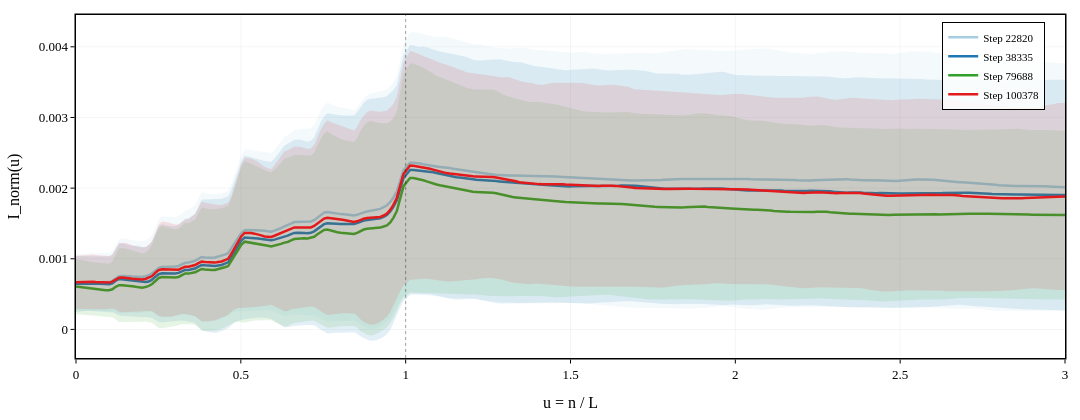

The notebook cell saved with this chart:
### Code cell
# -- KEY FIGURE: Average Master Curve overlay (4 checkpoints) --

fig = go.Figure()

u_max_all = []
for label, r in R.items():
    for f, c in r['curves'].items():
        u_max_all.append(c['u_grid'][-1])
U_PLOT = min(3.0, np.percentile(u_max_all, 10)) if u_max_all else 3.0
u_common = np.linspace(0, U_PLOT, 300)
print(f"  Average master curve u_max = {U_PLOT:.2f}")

for label, r in R.items():
    interps = []
    for f, c in r['curves'].items():
        if c['u_grid'][-1] >= U_PLOT:
            interps.append(np.interp(u_common, c['u_grid'], c['combined_mean']))
    if not interps:
        print(f"  WARNING: {label} -- no curves reach u={U_PLOT:.2f}, skipping")
        continue
    avg = np.mean(interps, axis=0)
    std = np.std(interps, axis=0)
    color = STEP_COLORS[label]
    rc, gc_, bc = int(color[1:3],16), int(color[3:5],16), int(color[5:7],16)
    fill_rgba = f'rgba({rc},{gc_},{bc},0.12)'

    fig.add_trace(go.Scatter(
        x=np.concatenate([u_common, u_common[::-1]]),
        y=np.concatenate([avg + std, (avg - std)[::-1]]),
        fill='toself', fillcolor=fill_rgba,
        line=dict(width=0), showlegend=False))
    fig.add_trace(go.Scatter(
        x=u_common, y=avg, mode='lines',
        line=dict(color=color, width=2.5), name=label))

fig.add_vline(x=1.0, line_dash='dot', line_color='rgba(0,0,0,0.35)', line_width=1)

pub_layout(fig, width=FULL_W, height=420, legend_pos='tr')
fig.update_xaxes(title_text='u = n / L')
fig.update_yaxes(title_text='I_norm(u)')
save_fig(fig, 'avg_master_curve_4ckpt.png')
fig.show()

### Figure 1 — Plotly figure (JSON) as saved in the notebook; plotly's stock layout.template omitted (floating-point values rounded to 4 significant figures; data arrays with more than 128 entries replaced by an {"elided": "..."} marker saying what was removed)
{"data": [{"fill": "toself", "fillcolor": "rgba(166,206,227,0.12)", "line": {"width": 0}, "showlegend": false, "type": "scatter", "x": {"elided": "600 float values"}, "y": {"elided": "600 float values"}}, {"line": {"color": "#a6cee3", "width": 2.5}, "mode": "lines", "name": "Step 22820", "type": "scatter", "x": {"elided": "300 float values"}, "y": {"elided": "300 float values"}}, {"fill": "toself", "fillcolor": "rgba(31,120,180,0.12)", "line": {"width": 0}, "showlegend": false, "type": "scatter", "x": {"elided": "600 float values"}, "y": {"elided": "600 float values"}}, {"line": {"color": "#1f78b4", "width": 2.5}, "mode": "lines", "name": "Step 38335", "type": "scatter", "x": {"elided": "300 float values"}, "y": {"elided": "300 float values"}}, {"fill": "toself", "fillcolor": "rgba(51,160,44,0.12)", "line": {"width": 0}, "showlegend": false, "type": "scatter", "x": {"elided": "600 float values"}, "y": {"elided": "600 float values"}}, {"line": {"color": "#33a02c", "width": 2.5}, "mode": "lines", "name": "Step 79688", "type": "scatter", "x": {"elided": "300 float values"}, "y": {"elided": "300 float values"}}, {"fill": "toself", "fillcolor": "rgba(227,26,28,0.12)", "line": {"width": 0}, "showlegend": false, "type": "scatter", "x": {"elided": "600 float values"}, "y": {"elided": "600 float values"}}, {"line": {"color": "#e31a1c", "width": 2.5}, "mode": "lines", "name": "Step 100378", "type": "scatter", "x": {"elided": "300 float values"}, "y": {"elided": "300 float values"}}], "layout": {"font": {"color": "black", "family": "Times New Roman, DejaVu Serif, serif", "size": 13}, "height": 420, "legend": {"bgcolor": "rgba(255,255,255,0.85)", "bordercolor": "black", "borderwidth": 1, "font": {"size": 11}, "x": 0.98, "xanchor": "right", "y": 0.98, "yanchor": "top"}, "margin": {"b": 55, "l": 60, "r": 15, "t": 15}, "shapes": [{"line": {"color": "rgba(0,0,0,0.35)", "dash": "dot", "width": 1}, "type": "line", "x0": 1, "x1": 1, "xref": "x", "y0": 0, "y1": 1, "yref": "y domain"}], "title": {}, "width": 1080, "xaxis": {"gridcolor": "rgba(0,0,0,0.08)", "gridwidth": 0.5, "linecolor": "black", "linewidth": 1.5, "mirror": true, "showgrid": true, "showline": true, "tickcolor": "black", "ticklen": 4, "ticks": "outside", "tickwidth": 1, "title": {"text": "u = n / L"}, "zeroline": false}, "yaxis": {"gridcolor": "rgba(0,0,0,0.08)", "gridwidth": 0.5, "linecolor": "black", "linewidth": 1.5, "mirror": true, "showgrid": true, "showline": true, "tickcolor": "black", "ticklen": 4, "ticks": "outside", "tickwidth": 1, "title": {"text": "I_norm(u)"}, "zeroline": false}}}
